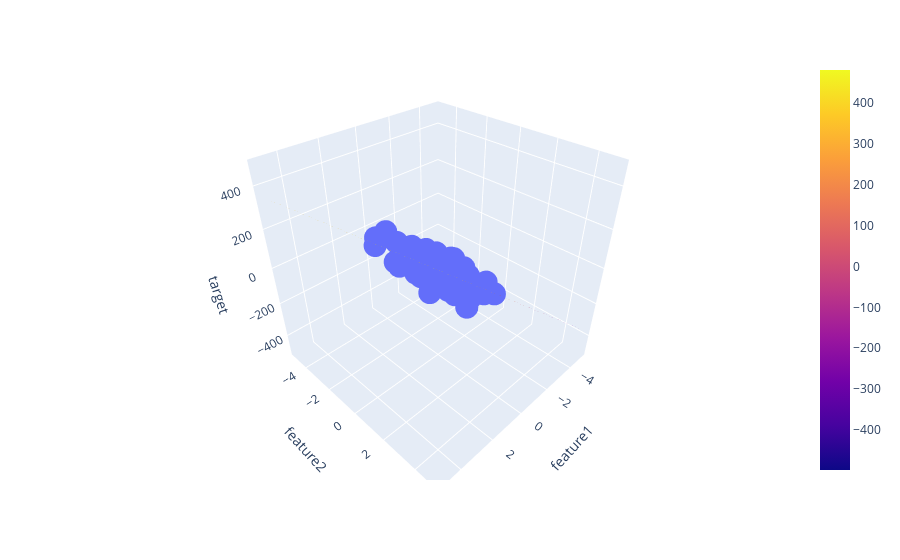

This figure's notebook cell:
### Code cell
fig = px.scatter_3d(df, x='feature1', y='feature2', z='target')

fig.add_trace(go.Surface(x = x, y = y, z =z ))

fig.show()
